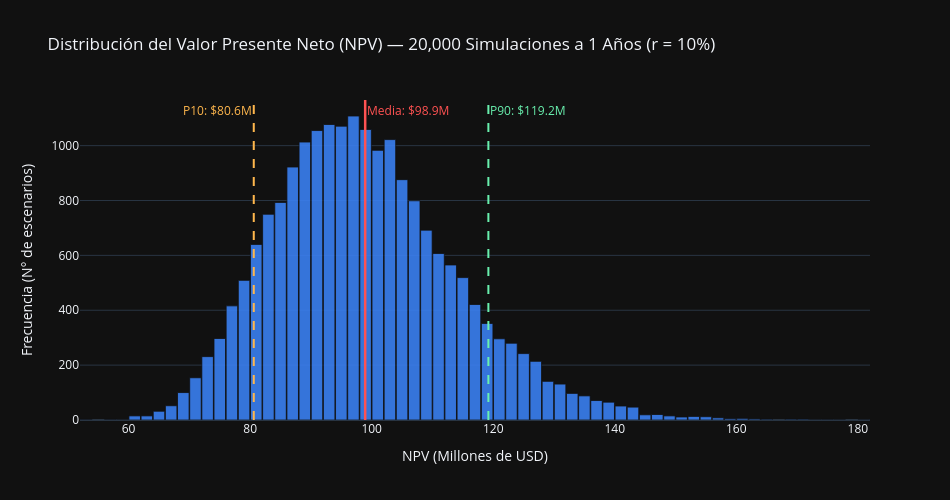

Notebook code for this chart:
### Code cell
# ------------------------------------------------------------------------------
# GRÁFICA 3: Distribución de Frecuencias del NPV (DCF)
# ------------------------------------------------------------------------------
fig_npv = go.Figure()

fig_npv.add_trace(
    go.Histogram(
        x=NPV_distribution,
        nbinsx=70,
        marker_color='#3b82f6',
        marker_line_color='#111111',
        marker_line_width=0.8,
        opacity=0.88,
        name='Frecuencia NPV',
    )
)

# Líneas verticales para Media, P10 y P90
fig_npv.add_vline(
    x=mean_npv,
    line_dash='solid',
    line_color='#ff5252',
    line_width=2.5,
    annotation_text=f'Media: ${mean_npv:,.1f}M',
    annotation_position='top right',
    annotation_font_color='#ff5252',
)

fig_npv.add_vline(
    x=p10_npv,
    line_dash='dash',
    line_color='#ffb74d',
    line_width=2,
    annotation_text=f'P10: ${p10_npv:,.1f}M',
    annotation_position='top left',
    annotation_font_color='#ffb74d',
)

fig_npv.add_vline(
    x=p90_npv,
    line_dash='dash',
    line_color='#69f0ae',
    line_width=2,
    annotation_text=f'P90: ${p90_npv:,.1f}M',
    annotation_position='top right',
    annotation_font_color='#69f0ae',
)

fig_npv.update_layout(
    title=f'Distribución del Valor Presente Neto (NPV) — {N_SIMS:,} Simulaciones a {N_YEARS} Años (r = {WACC:.0%})',
    xaxis_title='NPV (Millones de USD)',
    yaxis_title='Frecuencia (N° de escenarios)',
    template='plotly_dark',
    width=950,
    height=500,
    bargap=0.05,
    showlegend=False,
)
fig_npv.show()

### Figure 1 — Plotly figure (JSON) as saved in the notebook; plotly's stock layout.template omitted (floating-point values rounded to 4 significant figures; data arrays with more than 128 entries replaced by an {"elided": "..."} marker saying what was removed)
{"data": [{"marker": {"color": "#3b82f6", "line": {"color": "#111111", "width": 0.8}}, "name": "Frecuencia NPV", "nbinsx": 70, "opacity": 0.88, "type": "histogram", "x": {"elided": "20000 float values"}}], "layout": {"annotations": [{"font": {"color": "#ff5252"}, "showarrow": false, "text": "Media: $98.9M", "x": 98.93, "xanchor": "left", "xref": "x", "y": 1, "yanchor": "top", "yref": "y domain"}, {"font": {"color": "#ffb74d"}, "showarrow": false, "text": "P10: $80.6M", "x": 80.59, "xanchor": "right", "xref": "x", "y": 1, "yanchor": "top", "yref": "y domain"}, {"font": {"color": "#69f0ae"}, "showarrow": false, "text": "P90: $119.2M", "x": 119.2, "xanchor": "left", "xref": "x", "y": 1, "yanchor": "top", "yref": "y domain"}], "bargap": 0.05, "height": 500, "shapes": [{"line": {"color": "#ff5252", "dash": "solid", "width": 2.5}, "type": "line", "x0": 98.93, "x1": 98.93, "xref": "x", "y0": 0, "y1": 1, "yref": "y domain"}, {"line": {"color": "#ffb74d", "dash": "dash", "width": 2}, "type": "line", "x0": 80.59, "x1": 80.59, "xref": "x", "y0": 0, "y1": 1, "yref": "y domain"}, {"line": {"color": "#69f0ae", "dash": "dash", "width": 2}, "type": "line", "x0": 119.2, "x1": 119.2, "xref": "x", "y0": 0, "y1": 1, "yref": "y domain"}], "showlegend": false, "title": {"text": "Distribución del Valor Presente Neto (NPV) — 20,000 Simulaciones a 1 Años (r = 10%)"}, "width": 950, "xaxis": {"title": {"text": "NPV (Millones de USD)"}}, "yaxis": {"title": {"text": "Frecuencia (N° de escenarios)"}}}}
